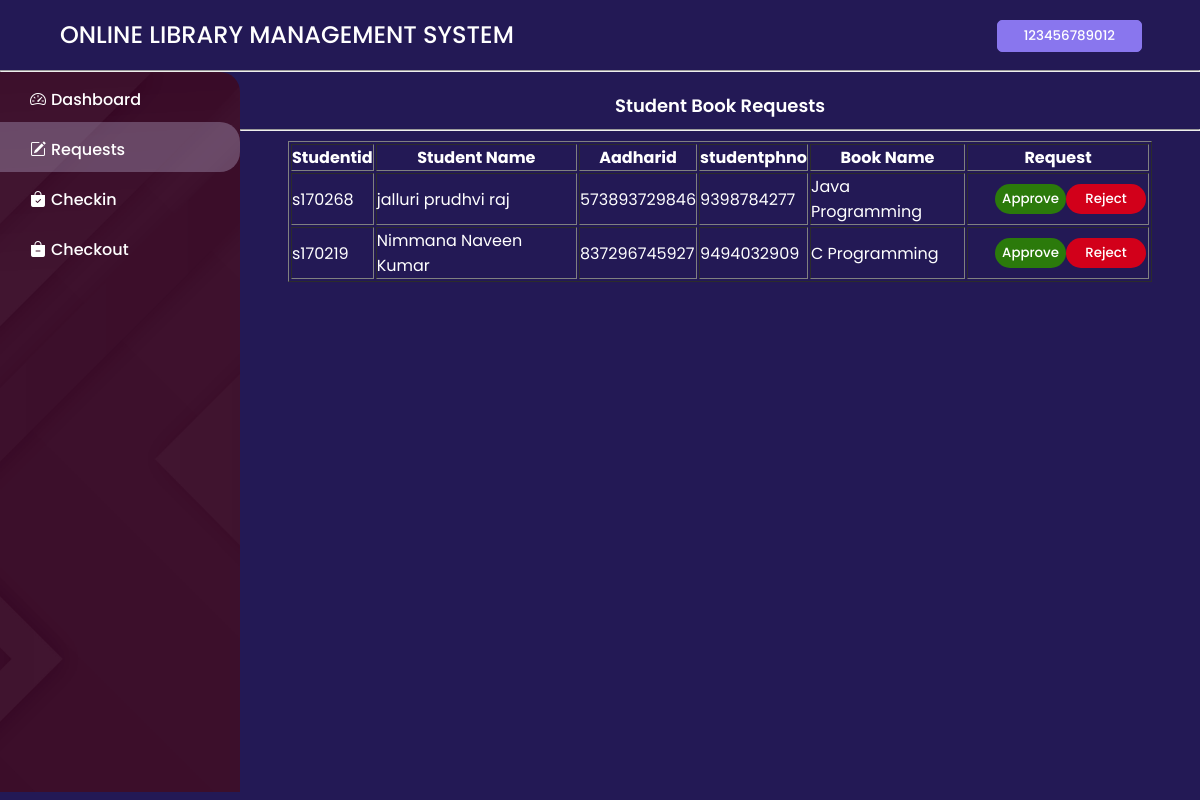
The page /admin-bookrequests.php (signed in) on the database its author committed.
### tables this page shows
CREATE TABLE `bookapply` (
  `id` int(255) NOT NULL,
  `studentid` varchar(2000) NOT NULL,
  `studentname` varchar(2000) NOT NULL,
  `aadharid` bigint(255) NOT NULL,
  `studentphno` bigint(255) NOT NULL,
  `selectthebook` varchar(2000) NOT NULL,
  `status` varchar(255) NOT NULL
);

### admin-bookrequests.php (the view, shortened to what this page needs)
<?php
include("connect.php");
?>
<!DOCTYPE html>
<html lang="en">
  <head>
    <link rel="stylesheet" href="styles.css?v=<?php echo time();?>" />
    <link rel="stylesheet" href="https://cdn.jsdelivr.net/npm/bootstrap-icons@1.9.1/font/bootstrap-icons.css">
  </head>
  <body>
    <div class="container">
      <header>
        <div class="logo">
          <a href="index.html">ONLINE LIBRARY MANAGEMENT SYSTEM</a>
        </div>
        <div class="user-profile">
          <?php
          if(isset($_SESSION["aadharid"])){
            ?>
            <button onclick="over('user-logout')" class="user-log"><?php echo $_SESSION["aadharid"];?></button>
            <?php
}
?>
          <ul>
          </ul>
        </div>
    </header>
    </div>
  <hr>
  <div class="user-banner">
    <div class="user-banner-left">
        <div class="user-banner-data">
        <a href="admin.php" class="user-banner-icon-data"><i class="bi bi-speedometer2 icon"></i>Dashboard</a>
          <a href="admin-bookrequests.php" class="user-banner-icon-data requests"><i class="bi bi-pencil-square icon"></i>Requests</a>
          <a href="checkin.php" class="user-banner-icon-data"><i class="bi bi-bag-check-fill icon"></i>Checkin</a>
          <a href="checkout.php" class="user-banner-icon-data"><i class="bi bi-bag-dash-fill icon"></i>Checkout</a>
        </div>
    </div>
    <div class="user-banner-right">
      <div class="user-banner-right-data">
        <h2>Student Book Requests</h2>
      </div>
      <hr class="hr">
      <div class="searchbooks">
<table align="center" border="1px">
          <tr>
            <th>Studentid</th>
            <th>Student Name</th>
            <th>Aadharid</th>
            <th>studentphno</th>
            <th>Book Name</th>
            <th>Request</th>
          </tr>
          <?php
          $query2 = "SELECT * FROM `bookapply` WHERE `status`='' ";
          $result2 = mysqli_query($conn,$query2);
          if (mysqli_num_rows($result2)) {
          while($rowss=mysqli_fetch_array($result2)){
                  if($rowss['status']==''){
                        ?>
                        <td><?php echo $rowss['studentid']; ?></td>
                                    <td><?php echo $rowss['studentname']; ?></td>
                                    <td><?php echo $rowss['aadharid']; ?></td>
                                    <td><?php echo $rowss['studentphno']; ?></td>
                                    <td><?php echo $rowss['selectthebook']; ?></td>
                        <td>
                          <div class="apre">
                          <a href="approve.php?id=<?php echo $rowss['id']?>"><button class="Approve" type="submit" name='submit1' value="<?php $rowss['id']?>" >Approve</button></a>
                        <a href="reject.php?id=<?php echo $rowss['id']?>"><button class="Reject" type="submit" name ='submit2' value="<?php $rowss['id']?>">  Reject</button></a>
                      </div>
                      </td>
                        <?php
                      }
                        ?>
<?php
          }
          }
      else{
      }
          ?>
          </table>
      </div>
    </div>
    </div>
  </body>
</html>

### styles.css (style rules this page uses)
* { padding: 0px; margin: 0px; }
body { background-color: #231955; }
.container { width: 90%; align-items: center; margin: auto; }
header { height: 70px; width: 100%; display: flex; justify-content: space-between; }
.logo { color: white; font-size: x-large; line-height: 70px; font-weight: 600; font-family: "Poppins", sans-serif; width: 50%; }
a { font-weight: 500; font-family: "poppins"; text-decoration: none; color: white; }
ul { list-style-type: none; display: flex; }
.user-profile { line-height: 70px; color: white; }
h2 { font-family: "poppins"; font-size: 15px; color: #231955; text-align: center; font-weight: 300; }
.user-banner-left, .admin-banner-left { border-start-end-radius: 20px; height: 90vh; width: 20%; background-color: #411530; background-image: url("images/s1.jpg"); background-size: cover; background-blend-mode: color-burn; background-position: center; }
.icon { margin-right: 5px; }
.user-banner-data, .admin-banner-data { display: flex; flex-direction: column; }
.user-banner-icon-data, .admin-banner-icon-data { color: white; padding-top: 15px; padding-bottom: 10px; padding-left: 30px; }
.user-log { color: white; border: 1px solid #8976ee; padding: 5px 10px 5px 10px; background-color: #8976ee; border-radius: 5px; margin-right: 30px; }
.user-banner-right, .admin-banner-right { width: 80%; position: relative; z-index: 0; }
.user-banner, .admin-banner { width: 100%; display: flex; }
.user-banner-right-data h2 { color: white; font-family: "poppins"; font-size: large; font-weight: 600; padding-top: 20px; }
.searchbooks { display: flex; justify-content: center; margin-top: 10px; }
.user-banner-right { height: 90vh; width: 80%; }

### admin-bookrequests.php (style rules this page uses)
.requests { background-color: #c8c3e450; border-start-end-radius: 20px; border-end-end-radius: 20px; }
.user-profile { line-height: 70px; color: white; }
.hr { margin-top: 10px; }
.apre { display: flex; padding-left: 25px; }
.Approve { background-color: #2B7A0B; color: white; }
.Reject { width: 80px; background-color: #D2001A; color: white; }
button { width: 100%; padding: 5px; margin: 2px; font-family: 'poppins'; border: transparent; border-radius: 20px; font-weight: 500; cursor: pointer; }
table { width: 90%; color:white; font-family: 'poppins'; }

### rows shown on the page
bookapply: studentid "s170268", studentname "jalluri prudhvi raj", aadharid "573893729846", studentphno "9398784277", selectthebook "Java Programming"
bookapply: studentid "s170219", studentname "Nimmana Naveen Kumar", aadharid "837296745927", studentphno "9494032909", selectthebook "C Programming"

### other values the page prints
$_SESSION["aadharid"] "123456789012"
